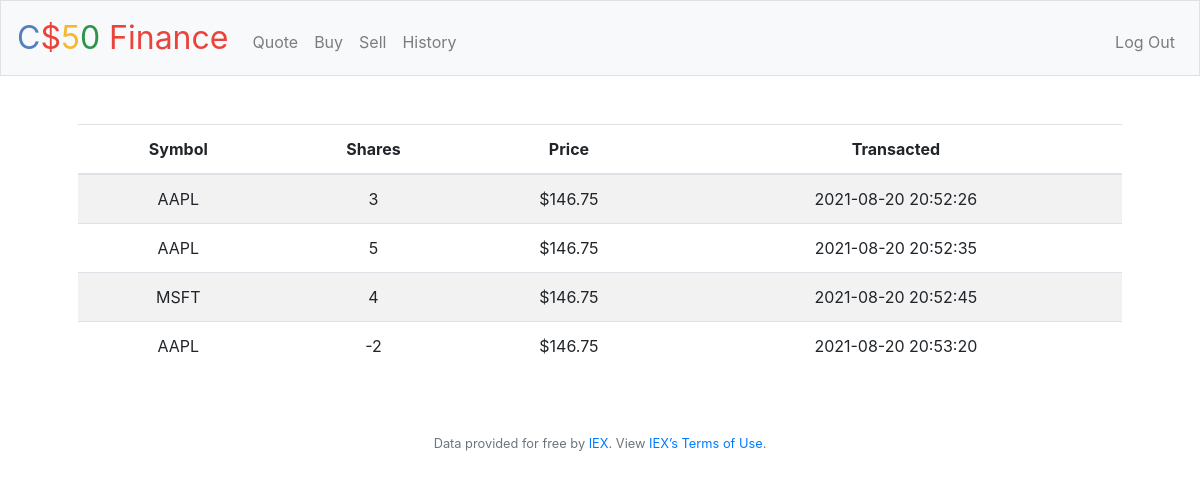
Screenshot of /history (signed in) with the database file from the repository.
### tables this page shows
CREATE TABLE history(

id INTEGER PRIMARY KEY,
id_stock INTEGER,
created_at TEXT DEFAULT CURRENT_TIMESTAMP,
id_user INTEGER, shares INTEGER, price INTEGER,
FOREIGN KEY (id_user) REFERENCES users (id)
ON UPDATE CASCADE
ON DELETE CASCADE,

FOREIGN KEY (id_stock) REFERENCES stocks(id)
ON UPDATE CASCADE
ON DELETE CASCADE
 );

CREATE TABLE stocks(
id INTEGER PRIMARY KEY,
symbol TEXT NOT NULL,
shares INTEGER NOT NULL,
id_user INTEGER,
FOREIGN KEY (id_user) REFERENCES users (id)
ON UPDATE CASCADE
ON DELETE CASCADE
);

### application.py (the view)
@app.route("/history")
@login_required
def history():
    USER = session["user_id"]
    listStocks = db.execute(
        "SELECT stocks.symbol, history.shares, history.created_at FROM stocks INNER JOIN history ON history.id_stock = stocks.id WHERE stocks.id_user = ?", USER)
    return render_template("history.html", listStocks=listStocks)

### application.py (called while the page is built)
@app.after_request
def after_request(response):
    response.headers["Cache-Control"] = "no-cache, no-store, must-revalidate"
    response.headers["Expires"] = 0
    response.headers["Pragma"] = "no-cache"
    return response

### helpers.py (called while the page is built)
def login_required(f):
    @wraps(f)
    def decorated_function(*args, **kwargs):
        if session.get("user_id") is None:
            return redirect("/login")
        return f(*args, **kwargs)
    return decorated_function

### templates/history.html (shortened to what this page needs)
{% extends "layout.html" %}
{% block main %}
  <table class="table table-striped">
        <thead>
            <tr>
                <th>Symbol</th>
                <th>Shares</th>
                <th>Price</th>
                <th>Transacted</th>
            </tr>
        </thead>
        <tbody>
            {% for stocks in listStocks %}
            <tr>
                <td>{{stocks['symbol']}}</td>
                <td>{{stocks['shares']}}</td>
                <td>$146.75</td>
                <td>{{stocks['created_at']}}</td>
            </tr>
            {% endfor %}
        </tbody>
    </table>
{% endblock %}

### templates/layout.html (shortened to what this page needs)
<!DOCTYPE html>
<html lang="en">
    <head>
        <link rel="stylesheet" href="https://cdn.jsdelivr.net/npm/bootstrap@4.5.3/dist/css/bootstrap.min.css">
        <link href="/static/styles.css" rel="stylesheet">
    </head>
    <body>
        <nav class="navbar navbar-expand-md navbar-light bg-light border">
            <a class="navbar-brand" href="/"><span class="blue">C</span><span class="red">$</span><span class="yellow">5</span><span class="green">0</span> <span class="red">Finance</span></a>
            <div class="collapse navbar-collapse" id="navbar">
                {% if session.user_id %}
                    <ul class="navbar-nav mr-auto mt-2">
                        <li class="nav-item"><a class="nav-link" href="/quote">Quote</a></li>
                        <li class="nav-item"><a class="nav-link" href="/buy">Buy</a></li>
                        <li class="nav-item"><a class="nav-link" href="/sell">Sell</a></li>
                        <li class="nav-item"><a class="nav-link" href="/history">History</a></li>
                    </ul>
                    <ul class="navbar-nav ml-auto mt-2">
                        <li class="nav-item"><a class="nav-link" href="/logout">Log Out</a></li>
                    </ul>
                {% else %}
                    <ul class="navbar-nav ml-auto mt-2">
                        <li class="nav-item"><a class="nav-link" href="/register">Register</a></li>
                        <li class="nav-item"><a class="nav-link" href="/login">Log In</a></li>
                    </ul>
                {% endif %}
            </div>
        </nav>
        <main class="container p-5">
            {% block main %}{% endblock %}
        </main>
        <footer class="small text-center text-muted">
            Data provided for free by <a href="https://iextrading.com/developer">IEX</a>. View <a href="https://iextrading.com/api-exhibit-a/">IEX’s Terms of Use</a>.
        </footer>
    </body>
</html>

### static/styles.css (style rules this page uses)
nav .navbar-brand { font-size: xx-large; }
nav .navbar-brand .blue { color: #537fbe; }
nav .navbar-brand .red { color: #ea433b; }
nav .navbar-brand .yellow { color: #f5b82e; }
nav .navbar-brand .green { color: #2e944b; }
main { overflow-x: auto; text-align: center; }

### rows the page displays
history: symbol "AAPL", shares "3", created_at "2021-08-20 20:52:26"
history: symbol "AAPL", shares "5", created_at "2021-08-20 20:52:35"
history: symbol "MSFT", shares "4", created_at "2021-08-20 20:52:45"
history: symbol "AAPL", shares "-2", created_at "2021-08-20 20:53:20"
